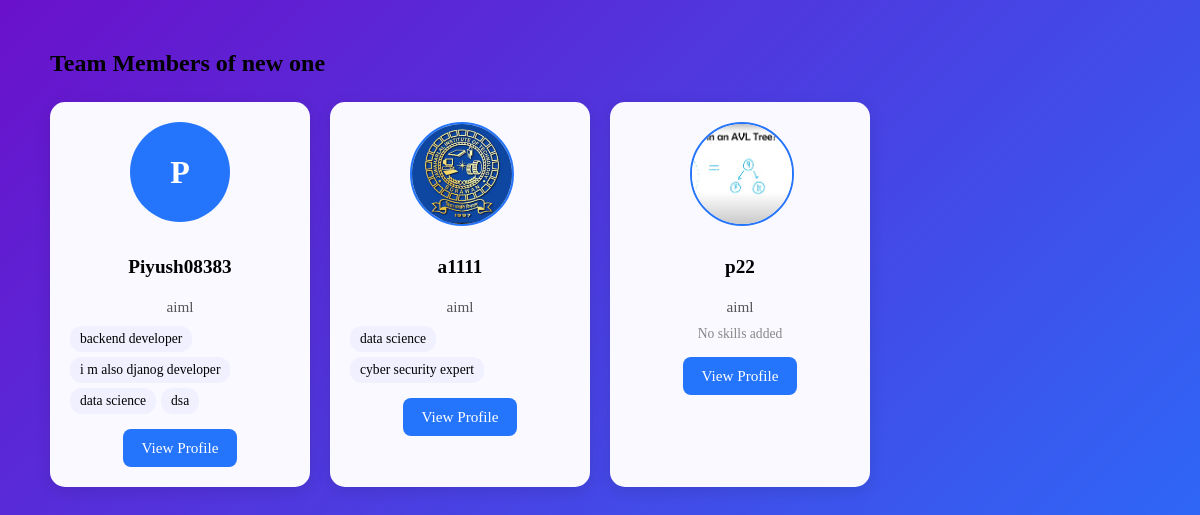
The page /team/6/members/ (signed in) on the database its author committed.
### jit/models.py (models this page shows, shortened)
class Team(models.Model):
    name = models.CharField(max_length=100, unique=True)
    description = models.TextField(blank=True, null=True)
    creator = models.ForeignKey(User, on_delete=models.CASCADE, related_name='created_teams')
    members = models.ManyToManyField(User, related_name='teams')
    created_at = models.DateTimeField(auto_now_add=True)

class StudentProfile(models.Model):
    user = models.OneToOneField(User, on_delete=models.CASCADE)
    branch = models.CharField(max_length=100)
    contact = models.CharField(max_length=15)
    skills = models.ManyToManyField(Skill, blank=True)
    languages = models.CharField(max_length=200, blank=True)  # e.g., Python, C++, Java
    achievements = models.TextField(blank=True)
    resume = models.FileField(upload_to='resumes/', blank=True, null=True)  # PDF resume
    profile_photo = models.ImageField(upload_to='profile_photos/', blank=True, null=True)

class Skill(models.Model):
    name = models.CharField(max_length=50, unique=True)

### jit/views.py (the view)
# urls.py: path('team/<int:team_id>/members/', views.team_members, name='team_members'),
@login_required
def team_members(request, team_id):
    team = get_object_or_404(Team, id=team_id)
    return render(request, 'team_members.html', {'team': team})

### jit/templates/team_members.html (shortened to what this page needs)
{% load static %}
<link rel="stylesheet" href="{% static 'css/team.css' %}">
<div class="team-members-container">
  <h2 style="margin-bottom:25px;">Team Members of {{ team.name }}</h2>
  {% if team.members.all %}
    <div class="members-grid">
      {% for member in team.members.all %}
        {% if member.studentprofile %}
          <div class="member-card">
            <div class="member-photo-container">
              {% if member.studentprofile.profile_photo %}
                <img src="{{ member.studentprofile.profile_photo.url }}" alt="{{ member.username }}" class="member-photo">
              {% else %}
                <div class="member-photo-placeholder">{{ member.username|slice:":1" }}</div>
              {% endif %}
            </div>
            <h3 class="member-name">{{ member.username }}</h3>
            <p class="member-branch">{{ member.studentprofile.branch }}</p>
            <div class="member-skills">
              {% for skill in member.studentprofile.skills.all %}
                <span class="skill-badge">{{ skill.name }}</span>
              {% empty %}
                <span class="no-skill">No skills added</span>
              {% endfor %}
            </div>
            <a href="{% url 'profile_detail' member.studentprofile.id %}" class="btn-login">View Profile</a>
          </div>
        {% else %}
          <div class="member-card">
            <h3>{{ member.username }}</h3>
            <p>No profile information available.</p>
          </div>
        {% endif %}
      {% endfor %}
    </div>
  {% else %}
    <p>No members in this team yet.</p>
  {% endif %}
</div>

### jit/static/css/team.css (style rules this page uses)
.team-members-container { max-width: 1100px; margin: 50px auto; padding: 0 15px; }
.members-grid { display: grid; grid-template-columns: repeat(auto-fill, minmax(220px, 1fr)); gap: 20px; }
.member-card { background: #f9f9ff; border-radius: 15px; padding: 20px; text-align: center; box-shadow: 0 4px 15px rgba(0,0,0,0.1); display: flex; flex-direction: column; align-items: center; }
.member-photo-container { width: 100px; height: 100px; margin-bottom: 15px; }
.member-photo { width: 100%; height: 100%; border-radius: 50%; object-fit: cover; border: 2px solid #2575fc; }
.member-photo-placeholder { width: 100px; height: 100px; border-radius: 50%; background: #2575fc; color: white; display: flex; align-items: center; justify-content: center; font-size: 2rem; font-weight: bold; }
.member-name { font-size: 1.2rem; font-weight: 600; margin-bottom: 5px; }
.member-branch { font-size: 0.95rem; color: #555; margin-bottom: 10px; }
.member-skills { display: flex; flex-wrap: wrap; gap: 5px; margin-bottom: 15px; }
.skill-badge { background: #f0f0ff; padding: 5px 10px; border-radius: 12px; font-size: 0.85rem; }
.no-skill { font-size: 0.85rem; color: #888; }
.btn-login { padding: 8px 15px; border-radius: 8px; background: #2575fc; color: white; text-decoration: none; font-weight: 500; transition: 0.3s; }
.btn-login { display: inline-block; padding: 10px 18px; background-color: #2575fc; color: #fff; border-radius: 8px; text-decoration: none; font-weight: 500; transition: background 0.3s; font-size: 0.95rem; }

### rows shown on the page
Team: name "new one"
Skill: name "backend developer"
Skill: name "i m also djanog developer"
Skill: name "data science"
Skill: name "dsa"
Skill: name "cyber security expert"

### other values the page prints
{{ member.username|slice:":1" }} "P"
{{ member.username }} "Piyush08383"
{{ member.studentprofile.branch }} "aiml"
{{ member.username }} "a1111"
{{ member.username }} "p22"
